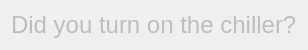
<?xml version="1.0" encoding="UTF-8"?>
<ui version="4.0">
 <class>Dialog</class>
 <widget class="QDialog" name="Dialog">
  <property name="enabled">
   <bool>false</bool>
  </property>
  <property name="geometry">
   <rect>
    <x>0</x>
    <y>0</y>
    <width>238</width>
    <height>42</height>
   </rect>
  </property>
  <property name="sizePolicy">
   <sizepolicy hsizetype="Minimum" vsizetype="Minimum">
    <horstretch>0</horstretch>
    <verstretch>0</verstretch>
   </sizepolicy>
  </property>
  <property name="windowTitle">
   <string>Turn On The Chiller</string>
  </property>
  <property name="windowOpacity">
   <double>53.000000000000000</double>
  </property>
  <layout class="QHBoxLayout" name="horizontalLayout">
   <item>
    <widget class="QLabel" name="label">
     <property name="font">
      <font>
       <pointsize>18</pointsize>
      </font>
     </property>
     <property name="text">
      <string>Did you turn on the chiller?</string>
     </property>
    </widget>
   </item>
  </layout>
 </widget>
 <resources/>
 <connections/>
</ui>
